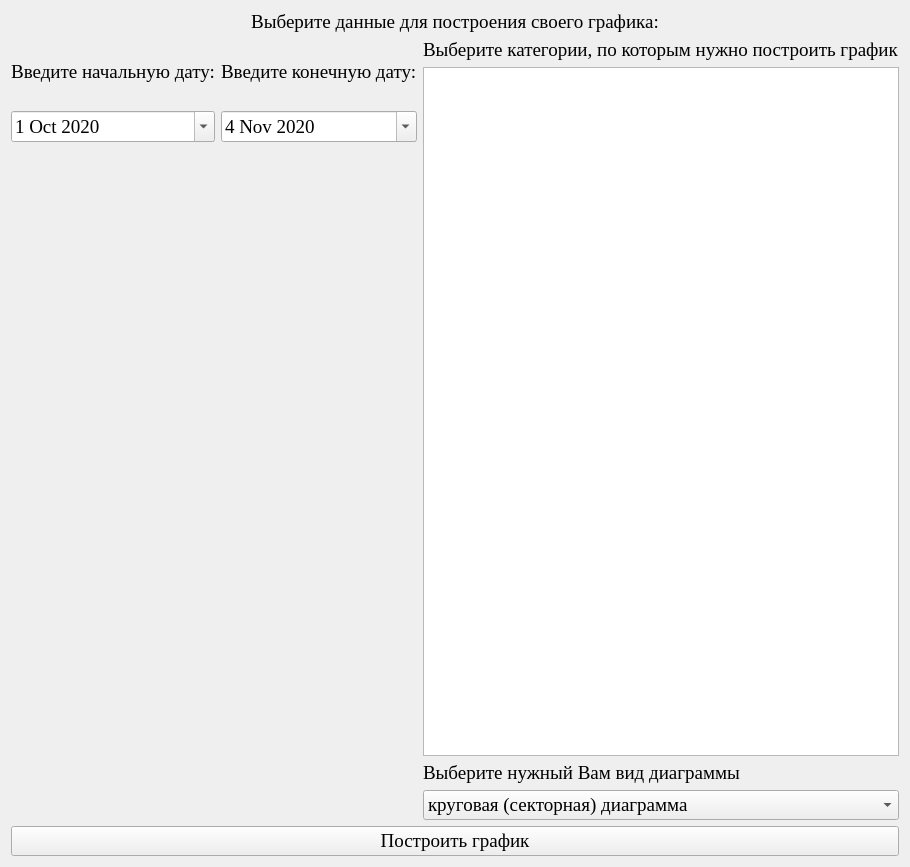
<?xml version="1.0" encoding="UTF-8"?>
<ui version="4.0">
 <class>Form</class>
 <widget class="QWidget" name="Form">
  <property name="geometry">
   <rect>
    <x>0</x>
    <y>0</y>
    <width>910</width>
    <height>867</height>
   </rect>
  </property>
  <property name="font">
   <font>
    <family>Times New Roman</family>
    <pointsize>14</pointsize>
   </font>
  </property>
  <property name="windowTitle">
   <string>Form</string>
  </property>
  <layout class="QGridLayout" name="gridLayout_2">
   <item row="0" column="0">
    <layout class="QVBoxLayout" name="verticalLayout_3">
     <item>
      <widget class="QLabel" name="label_2">
       <property name="text">
        <string>&lt;html&gt;&lt;head/&gt;&lt;body&gt;&lt;p align=&quot;center&quot;&gt;Выберите данные для построения своего графика:&lt;/p&gt;&lt;/body&gt;&lt;/html&gt;</string>
       </property>
      </widget>
     </item>
     <item>
      <layout class="QFormLayout" name="formLayout_2">
       <item row="0" column="0">
        <layout class="QGridLayout" name="gridLayout">
         <item row="1" column="1">
          <widget class="QDateEdit" name="dateEdit_2">
           <property name="acceptDrops">
            <bool>false</bool>
           </property>
           <property name="inputMethodHints">
            <set>Qt::ImhPreferNumbers</set>
           </property>
           <property name="dateTime">
            <datetime>
             <hour>0</hour>
             <minute>0</minute>
             <second>0</second>
             <year>2020</year>
             <month>11</month>
             <day>4</day>
            </datetime>
           </property>
           <property name="calendarPopup">
            <bool>true</bool>
           </property>
           <property name="date">
            <date>
             <year>2020</year>
             <month>11</month>
             <day>4</day>
            </date>
           </property>
          </widget>
         </item>
         <item row="0" column="1">
          <widget class="QLabel" name="label_4">
           <property name="text">
            <string>Введите конечную дату:</string>
           </property>
          </widget>
         </item>
         <item row="1" column="0">
          <widget class="QDateEdit" name="dateEdit">
           <property name="dateTime">
            <datetime>
             <hour>0</hour>
             <minute>0</minute>
             <second>0</second>
             <year>2020</year>
             <month>10</month>
             <day>1</day>
            </datetime>
           </property>
           <property name="calendarPopup">
            <bool>true</bool>
           </property>
           <property name="date">
            <date>
             <year>2020</year>
             <month>10</month>
             <day>1</day>
            </date>
           </property>
          </widget>
         </item>
         <item row="0" column="0">
          <widget class="QLabel" name="label_3">
           <property name="text">
            <string>&lt;html&gt;&lt;head/&gt;&lt;body&gt;&lt;p align=&quot;center&quot;&gt;Введите начальную дату:&lt;/p&gt;&lt;/body&gt;&lt;/html&gt;</string>
           </property>
          </widget>
         </item>
        </layout>
       </item>
       <item row="0" column="1">
        <layout class="QVBoxLayout" name="verticalLayout">
         <item>
          <widget class="QLabel" name="label">
           <property name="text">
            <string>Выберите категории, по которым нужно построить график</string>
           </property>
          </widget>
         </item>
         <item>
          <widget class="QListWidget" name="listWidget">
           <property name="font">
            <font>
             <family>Times New Roman</family>
             <pointsize>14</pointsize>
            </font>
           </property>
           <property name="inputMethodHints">
            <set>Qt::ImhNone</set>
           </property>
          </widget>
         </item>
        </layout>
       </item>
       <item row="1" column="1">
        <widget class="QLabel" name="label_5">
         <property name="text">
          <string>Выберите нужный Вам вид диаграммы</string>
         </property>
        </widget>
       </item>
       <item row="2" column="1">
        <widget class="QComboBox" name="comboBox">
         <item>
          <property name="text">
           <string>круговая (секторная) диаграмма</string>
          </property>
         </item>
         <item>
          <property name="text">
           <string>график</string>
          </property>
         </item>
         <item>
          <property name="text">
           <string>гистограмма (столбчатая диограмма)</string>
          </property>
         </item>
        </widget>
       </item>
      </layout>
     </item>
     <item>
      <layout class="QVBoxLayout" name="verticalLayout_2"/>
     </item>
     <item>
      <widget class="QPushButton" name="pushButton">
       <property name="text">
        <string>Построить график</string>
       </property>
      </widget>
     </item>
    </layout>
   </item>
  </layout>
 </widget>
 <resources/>
 <connections/>
</ui>
